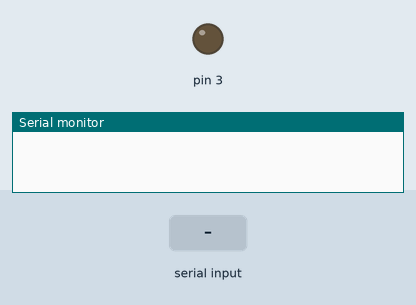
Bench run of a sketch on a simulated Arduino Uno, built with avr-gcc and run on an emulated ATmega328P. Parts: output pins drawn as LEDs (lit = HIGH), the last lines printed to the serial monitor. Inputs (shaded band) come from the test bench.

Above: at 1.2 s.
1.3 s: "e" received over Serial
At 2.4 s:
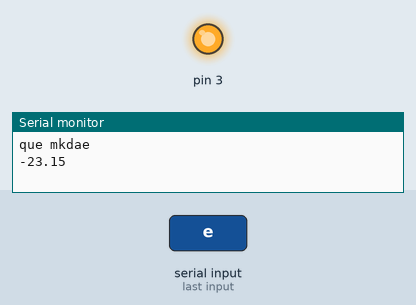
Timing chart, 0 to 4.3 s (numbered marks = the images above; inputs shaded):
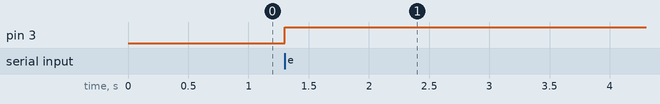

The sketch:

Trabajo_final_arduino.ino
```cpp
char labview;
String datos;
float kelvin=0;
float celsius=0;
void setup() {
  Serial.begin(9600);
  datos.reserve(200);
  pinMode(3,OUTPUT);

}

void loop() {
 if(Serial.available()>0)
 {labview=Serial.read();
 datos+=labview;
 if(labview=='e')
 digitalWrite(3,HIGH);
 Serial.print("que mkda");
 Serial.println(datos);

kelvin=analogRead(0)*0.004882812*100;
celsius=kelvin-273.15;
Serial.println(celsius);
delay(100);

}
}
```

Measured:
- after the input at 1.3 s, pin 3: LOW → HIGH at once
